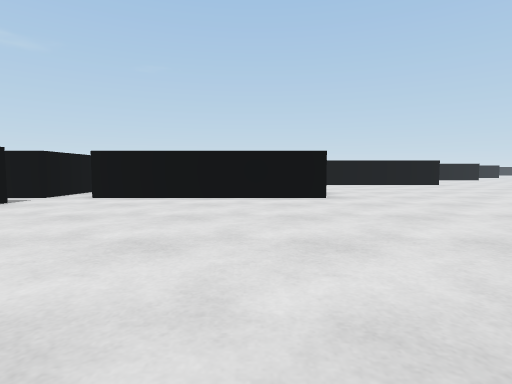
view 1 (above)

24 first-person views from a walk through a Unity game level. The camera is 0.58 m above the floor, tilts 4° down and sees 80° across. The floor is counted in squares, 1 m on a side. Each view is taken from the middle of a square. On the plan, view 1 faces up. The plan holds only what a view shows up to about 9 squares ahead; the rest is blank. The place goes on beyond the plan.

view 2
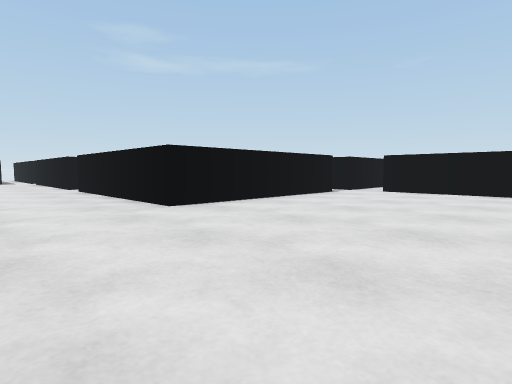

view 3
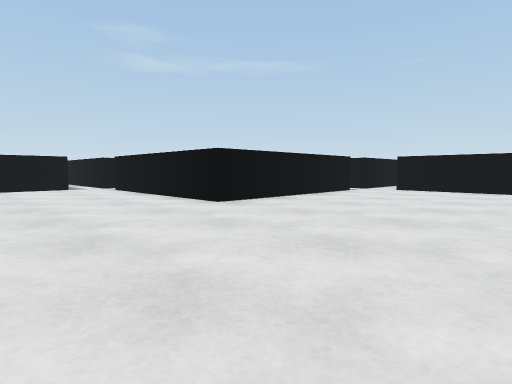

view 4
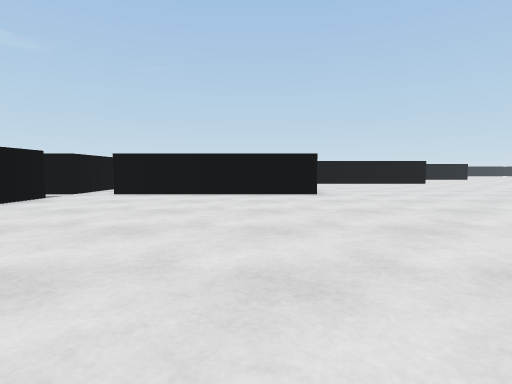

view 5
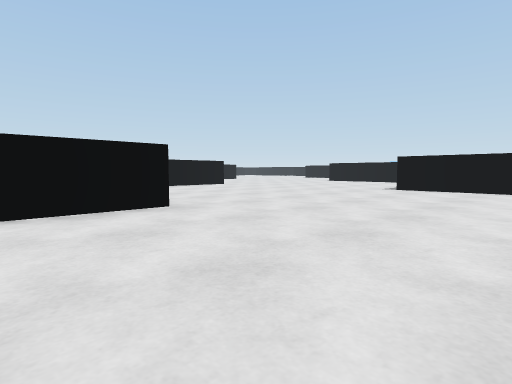

view 6
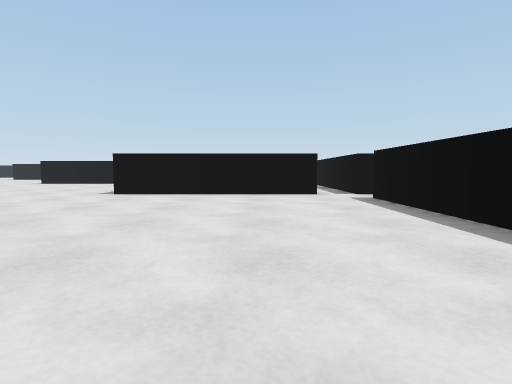

view 7
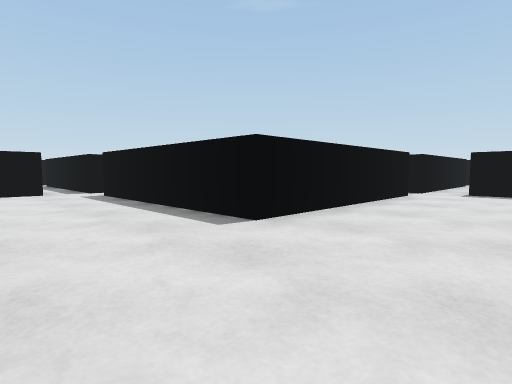

view 8
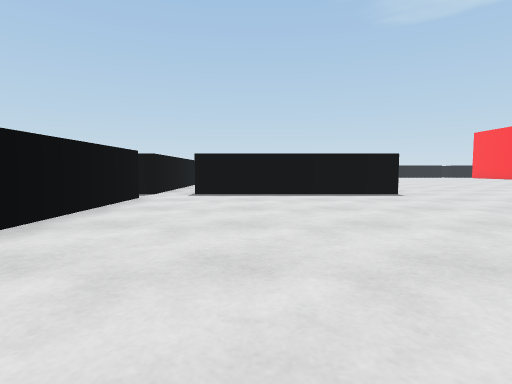

view 9
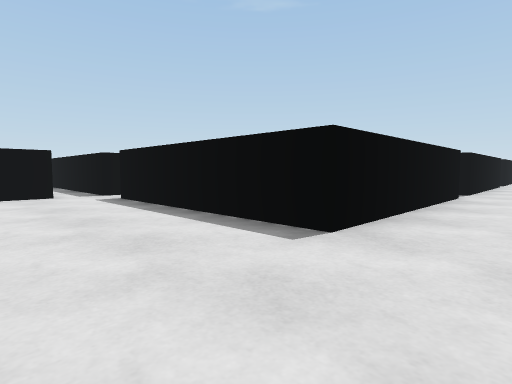

view 10
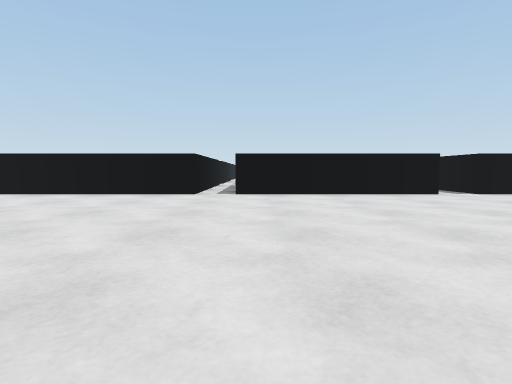

view 11
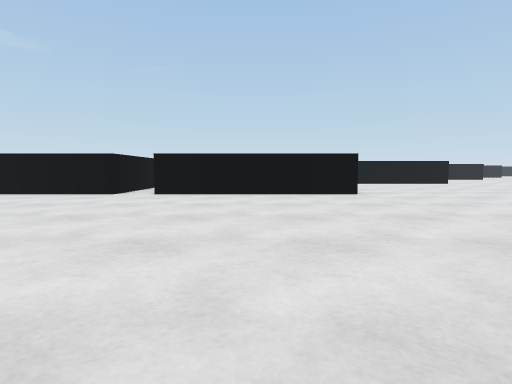

view 12
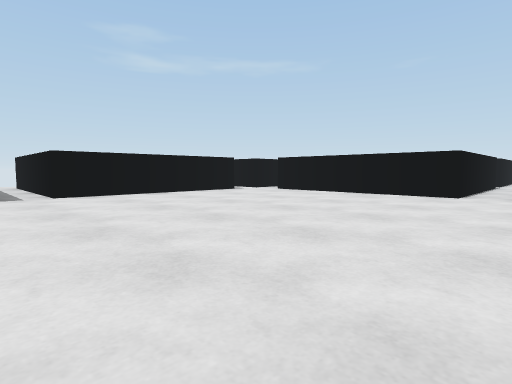

view 13
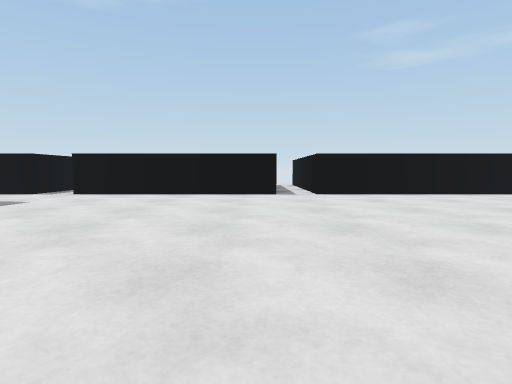

view 14
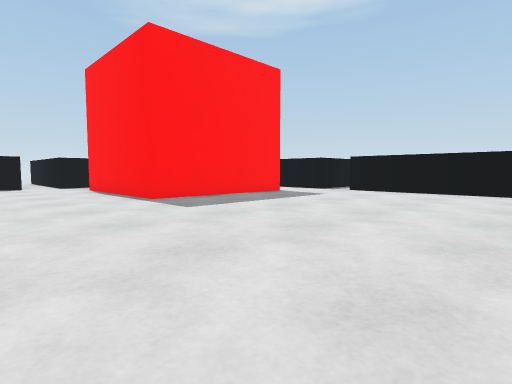

view 15
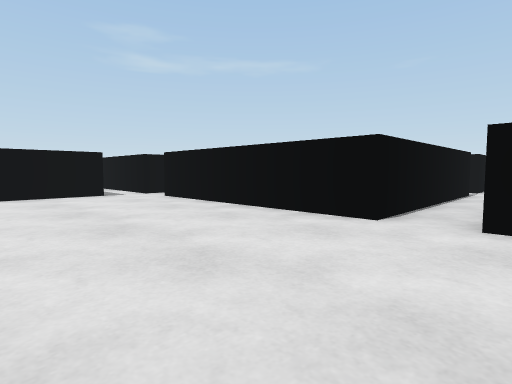

view 16
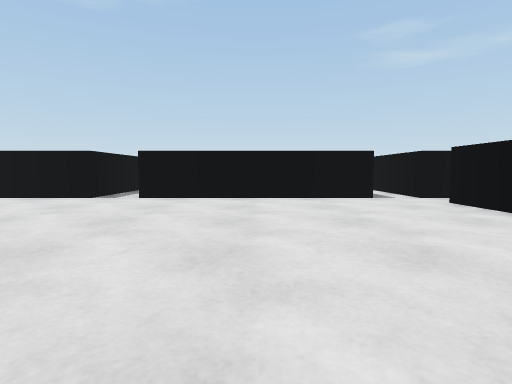

view 17
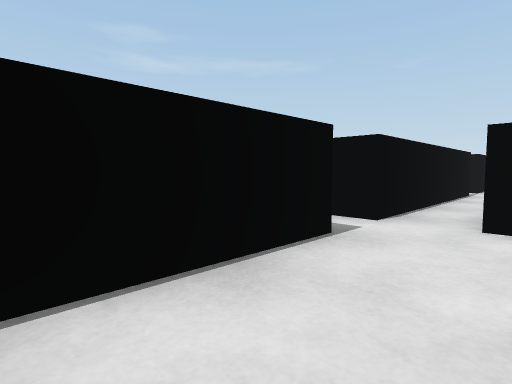

view 18
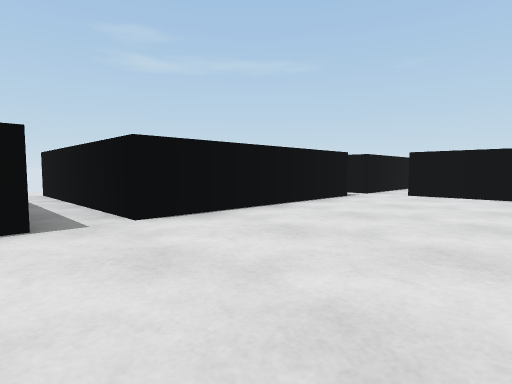

view 19
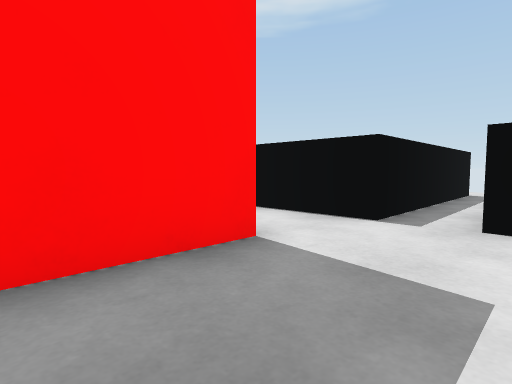

view 20
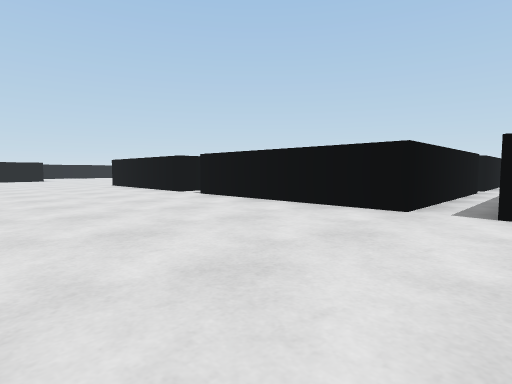

view 21
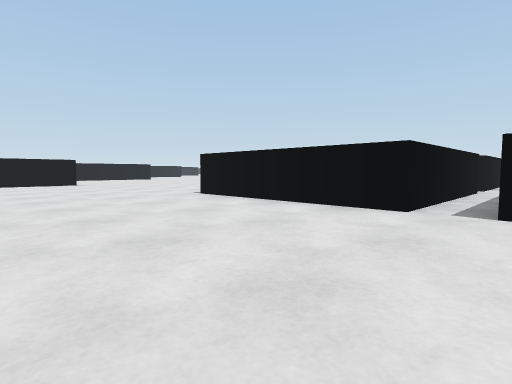

view 22
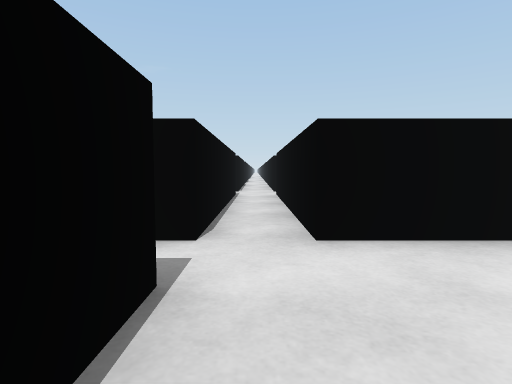

view 23
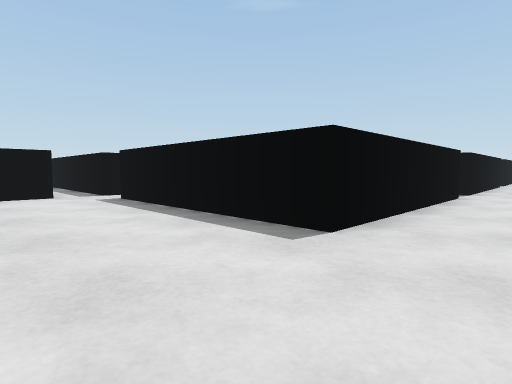

view 24
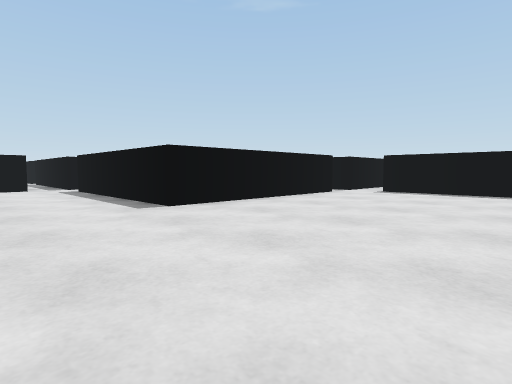

### Floor plan
Points are (right, up) in squares from view 1. A wall is a line through its corners. A room is listed if a view was taken in it or the views show most of it. See-through windows are left out.
Room 1 (views 1, 2, 3, 4, 5, 6, 7, 8, 9, 10, 11, 12, 13, 14, 15, 16, 17, 18, 19, 20, 21, 22, 23, 24)
walls: (-4.5, 5.6) (-4.5, 0.5) (-9.5, 0.5); (8.5, 0.4) (8.5, 5.5) (13.5, 5.5); (8.5, -2.4) (8.5, -0.5) (11.2, -0.5); (7.5, -5.5) (2.5, -5.5) (2.5, -0.5) (7.5, -0.5); (-10.5, 0.5) (-15.5, 0.5); (1.5, 11.5) (1.5, 6.5) (-3.5, 6.5); (2.5, -13.4) (2.5, -12.5) (4, -12.5); (7.5, -11.5) (2.5, -11.5) (2.5, -6.5); (1.5, 14.1) (1.5, 12.5); (7.6, 12.5) (2.5, 12.5); (14.5, 2.6) (14.5, 5.5) (16.2, 5.5); (14.5, 6.4) (14.5, 11.5) (19.5, 11.5); (-16.5, -0.4) (-16.5, -5.5); (-16.5, -6.5) (-16.5, -11.5); (-15, -12.9) (-10.9, -12.9) (-10.9, -13.5); (-16.5, -12.5) (-16.5, -13.5); (20.5, 11) (20.5, 11.5) (23.2, 11.5); (20.5, 12.4) (20.5, 13.4)
ways out: opening at (-17, -6); opening at (-17, 0); opening at (-16, -12); opening at (-16, 1); opening at (-10, 1); opening at (-5, 6); opening at (-4, 7); opening at (1, 12); opening at (7, -12); opening at (8, -6)

Positions as (right, up) in squares from view 1, and headings:
1: (0, 0), facing up
2: (0, -2), facing up-left
3: (6, 3), facing up-left
4: (6, 5), facing up
5: (5, 8), facing up-right
6: (7, 8), facing right
7: (6, 8), facing down-right
8: (6, 7), facing down
9: (1, 2), facing down-right
10: (-5, -7), facing right
11: (-7, -7), facing up
12: (-9, -7), facing up-left
13: (-9, -7), facing left
14: (-8, -7), facing down-left
15: (-9, -3), facing up-left
16: (-10, -3), facing left
17: (-15, -3), facing up-left
18: (-13, -7), facing up-left
19: (-13, -11), facing down-left
20: (-2, -13), facing up-right
21: (-2, -7), facing up-right
22: (-4, 4), facing up
23: (13, 14), facing down-right
24: (10, 14), facing down-right
